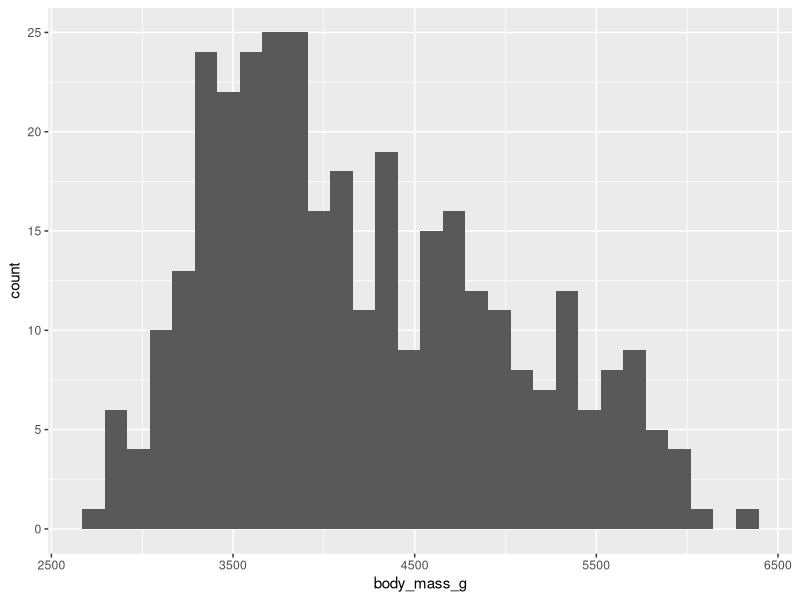
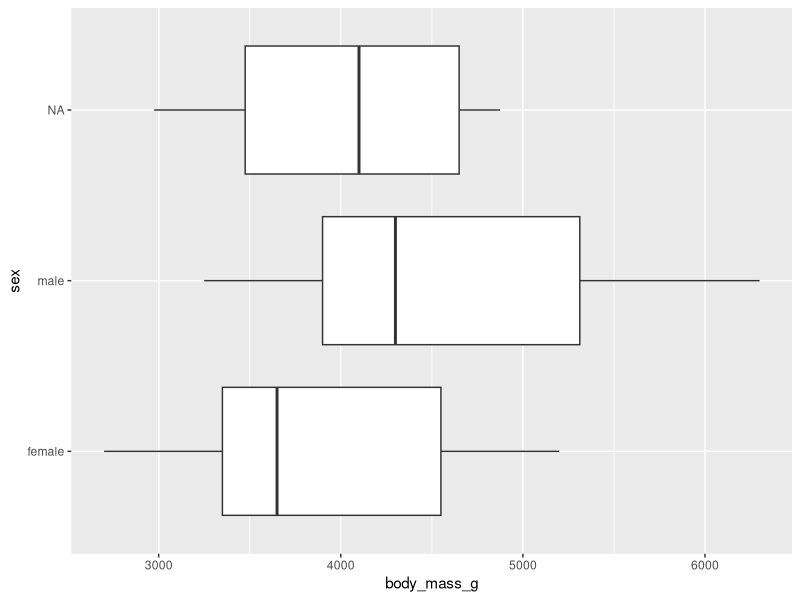

These figures' R source, in order:
## ---- chunk 1
library(tidyverse)
## ---- chunk 2
library(palmerpenguins)
## ---- chunk 3
penguins %>% 
  summarise(avg_mass = mean(body_mass_g, na.rm = T))
## ---- chunk 4
penguins %>% 
  summarise(median = median(body_mass_g, na.rm = T))
## ---- chunk 5
penguins %>% 
  count(sex) %>% 
  arrange(desc(n))
## ---- chunk 6
penguins %>% 
  ggplot(aes(body_mass_g)) +
  geom_histogram()
## ---- chunk 7
penguins %>% 
  summarise(stddev = sd(body_mass_g, na.rm = T))
## ---- chunk 8
penguins %>% 
  summarise(var = var(body_mass_g, na.rm = T))
## ---- chunk 9
penguins %>% 
  reframe(range = range(body_mass_g, na.rm = T))
## ---- chunk 10
penguins %>% 
  summarise(min = min(body_mass_g, na.rm = T),
            max = max(body_mass_g, na.rm = T))
## ---- chunk 11
penguins %>% 
  summarise(iqr = IQR(body_mass_g, na.rm = T))


## ---- chunk 12
quantile(penguins$body_mass_g, probs = .25, na.rm = T)
## ---- chunk 13
quantile(penguins$body_mass_g, probs = .75, na.rm = T)
## ---- chunk 14
library(e1071)
skewness(penguins$body_mass_g, na.rm = T)
## ---- chunk 15
quantile(penguins$body_mass_g, probs = .01, na.rm = T)

## ---- chunk 16
summary(penguins)
## ---- chunk 17
penguins %>% 
  summarise(min = min(body_mass_g, na.rm = T),
            max = max(body_mass_g, na.rm = T),
            mean = mean(body_mass_g, na.rm = T),
            median = median(body_mass_g, na.rm = T),
            stddev = sd(body_mass_g, na.rm = T),
            var = var(body_mass_g, na.rm = T),
            Q1 = quantile(body_mass_g, probs = .25, na.rm = T),
            Q3 = quantile(body_mass_g, probs = .75, na.rm = T),
            iqr = IQR(body_mass_g, na.rm = T),
            skew = skewness(body_mass_g, na.rm = T),
            kurtosis = kurtosis(body_mass_g, na.rm = T)
  )
## ---- chunk 18
penguins %>% 
  group_by(species) %>% 
  summarise(min = min(body_mass_g, na.rm = T),
            max = max(body_mass_g, na.rm = T),
            mean = mean(body_mass_g, na.rm = T),
            median = median(body_mass_g, na.rm = T),
            stddev = sd(body_mass_g, na.rm = T)
  )
## ---- chunk 19
penguins %>% 
  ggplot(aes(x=body_mass_g, y = sex)) +
  geom_boxplot()
